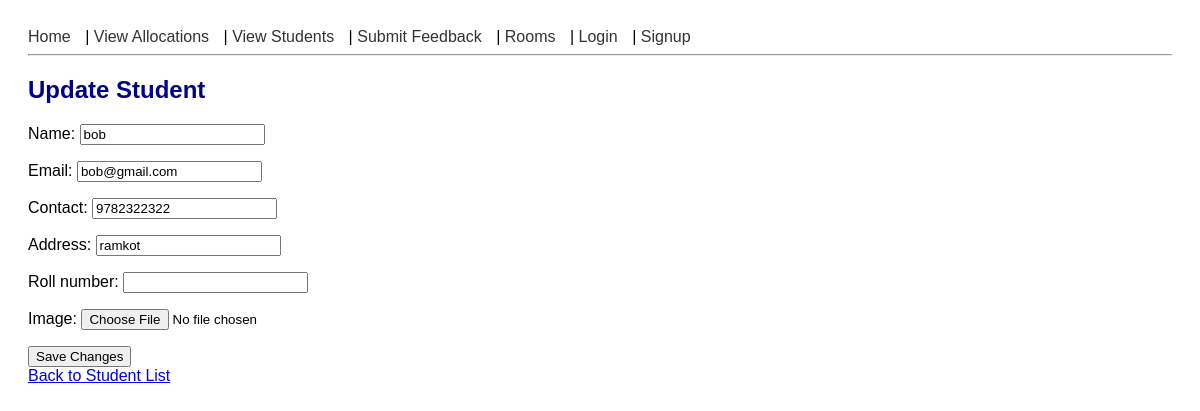
Page /student/update/10/ on the earlier database version.
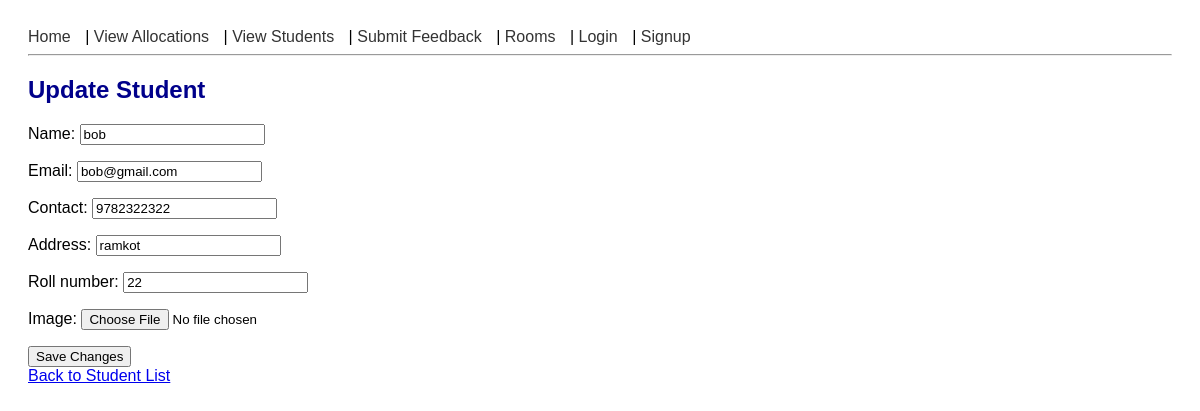
Same page on the later database version.
### rooms/models.py (models this page shows, shortened)
class Student(models.Model):
    name = models.CharField(max_length=100)
    email = models.EmailField()
    contact = models.CharField(max_length=10)
    address = models.CharField(max_length=255)
    roll_number = models.CharField(max_length=20, blank=True)
    image = models.ImageField(upload_to='student_images/', blank=True, null=True)  # added image field

### rooms/views.py (the view)
# urls.py: path('student/update/<int:pk>/', views.update_student, name='update_student'),
def update_student(request, pk):
    student = get_object_or_404(Student, pk=pk)
    if request.method == 'POST':
        form = StudentForm(request.POST, request.FILES, instance=student)  # add request.FILES here
        if form.is_valid():
            form.save()
            return redirect('list_students')
    else:
        form = StudentForm(instance=student)
    return render(request, 'rooms/update_student.html', {'form': form})

### rooms/forms.py
class StudentForm(forms.ModelForm):
    class Meta:
        model = Student
        fields = ['name', 'email', 'contact', 'address', 'roll_number', 'image']  # added image field

### rooms/templates/rooms/update_student.html (shortened to what this page needs)
{% extends 'rooms/base.html' %}
{% block content %}
  <h2>Update Student</h2>
  <form method="post" enctype="multipart/form-data">
    {{ form.as_p }}
    <button type="submit">Save Changes</button>
  </form>
  <a href="{% url 'list_students' %}">Back to Student List</a>
{% endblock %}

Differences in the rows shown:
changed Student "bob": roll_number (not shown) → "22"
